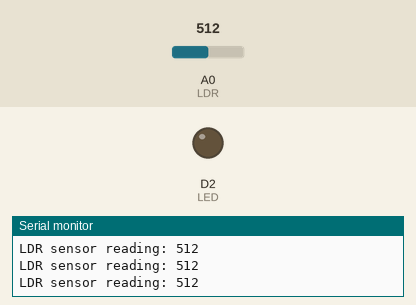
Simulated run of this sketch. Board: ESP8266 (NodeMCU). Shown: output pins drawn as LEDs (lit = HIGH), the last lines printed to the serial monitor. The inputs (shaded band) are chosen by the test bench; at power-on: A0 (LDR) = 512.

Above: at 3.2 s.
3.3 s: A0 (LDR) set to 53
4.8 s: A0 (LDR) set to 47
At 5.7 s:
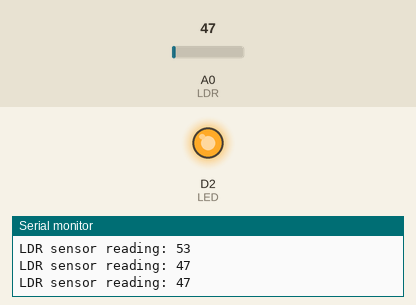
6.5 s: A0 (LDR) set to 122
At 6.9 s:
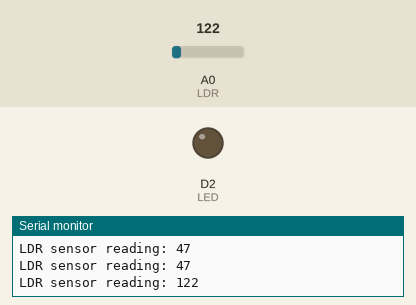
8.0 s: A0 (LDR) set to 40
At 9.2 s:
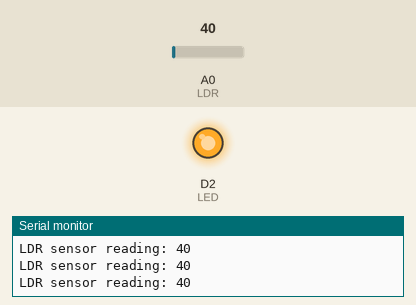
Timing chart, 0 to 10.5 s (numbered marks = the images above; inputs shaded):
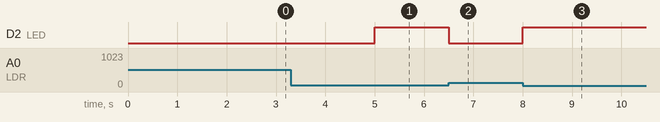

The sketch:

EXP06_Light_Dependent_Resistor_LDR.ino
```cpp
// I THINK THIS CONNECTION USES RESISTOR (CHECK)!!!

void setup(){
delay(1000);
Serial.begin(9600);
delay(1000);
Serial.println("");
Serial.println("LDR - Light Dependent Resistor!");
Serial.println("");

pinMode(A0, INPUT); // LDR
pinMode(D2, OUTPUT); // LED
}

void loop(){
int data = analogRead(A0);
Serial.print("LDR sensor reading: ");
Serial.println(data);

if (data < 50){
digitalWrite(D2, HIGH); // turn on LED if reading less than 50 (very dark)
}
else{
digitalWrite(D2, LOW);
}

delay(500);
}
```

Measured:
- the behaviour switches between 50 and 49 on A0 (LDR) (found by bisection; images 0 and 1)
- after the input at 4.8 s, D2 (LED): LOW → HIGH after 0.20 s
- after the input at 6.5 s, D2 (LED): HIGH → LOW at once
- after the input at 8.0 s, D2 (LED): LOW → HIGH at once
